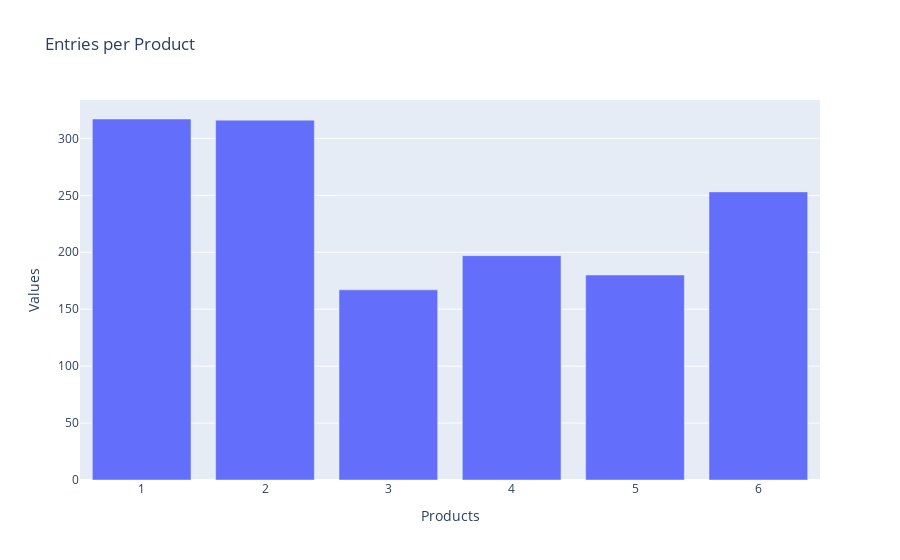

Notebook code cell kept with this figure:
### Code cell
counts = df['product'].value_counts()
fig = px.bar(x=counts.index, y=counts.values, labels={'x':'Products', 'y':'Values'},
             title='Entries per Product')

# Show plot 
fig.show()

### Figure 1 — Plotly figure (JSON) as saved in the notebook; plotly's stock layout.template omitted (floating-point values rounded to 4 significant figures)
{"data": [{"alignmentgroup": "True", "hovertemplate": "Products=%{x}<br>Values=%{y}<extra></extra>", "legendgroup": "", "marker": {"color": "#636efa", "pattern": {"shape": ""}}, "name": "", "offsetgroup": "", "orientation": "v", "showlegend": false, "textposition": "auto", "type": "bar", "x": [1, 2, 6, 4, 5, 3], "xaxis": "x", "y": [317, 316, 253, 197, 180, 167], "yaxis": "y"}], "layout": {"barmode": "relative", "legend": {"tracegroupgap": 0}, "title": {"text": "Entries per Product"}, "xaxis": {"anchor": "y", "domain": [0, 1], "title": {"text": "Products"}}, "yaxis": {"anchor": "x", "domain": [0, 1], "title": {"text": "Values"}}}}
